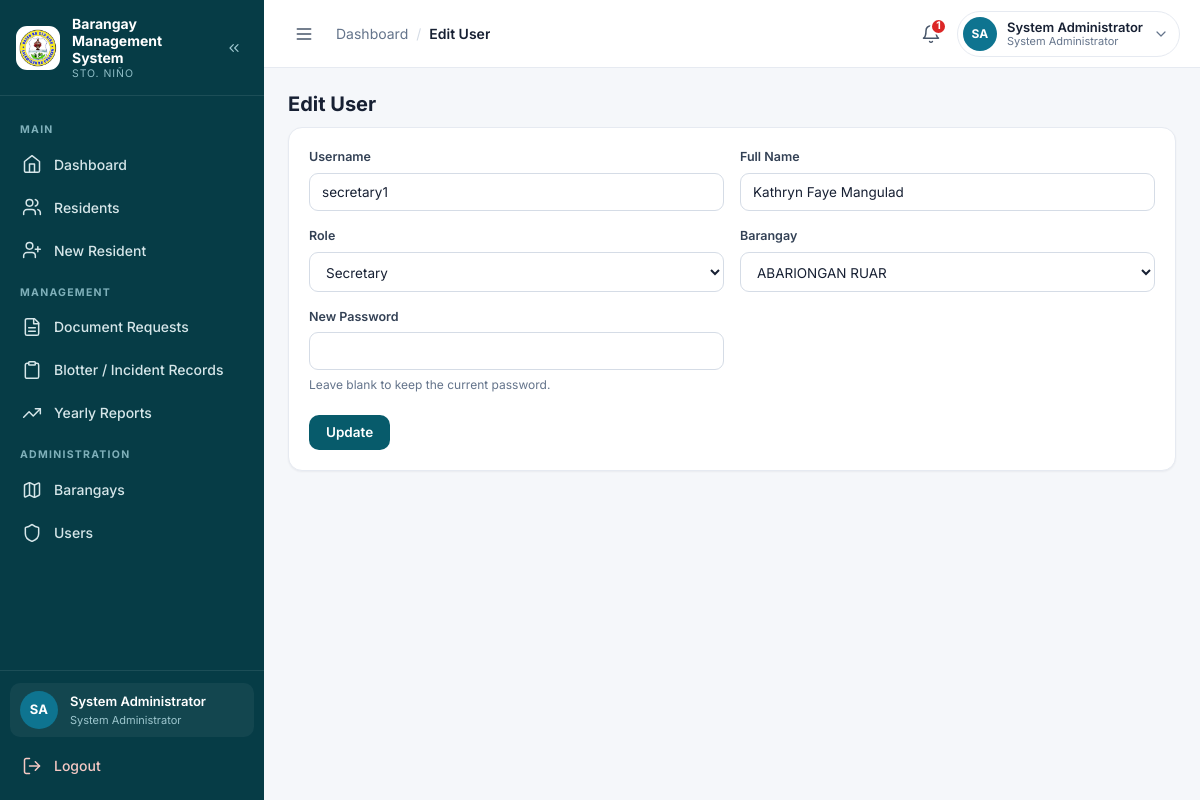
/admin/user_edit.php?id=2 (signed in), run on the app's committed database.
### tables this page shows
CREATE TABLE `users` (
  `id` int(11) NOT NULL AUTO_INCREMENT,
  `username` varchar(100) NOT NULL,
  `email` varchar(255) DEFAULT NULL,
  `password` varchar(255) NOT NULL,
  `full_name` varchar(150) NOT NULL,
  `role` enum('admin','secretary','resident') NOT NULL DEFAULT 'secretary',
  `barangay_id` int(11) DEFAULT NULL,
  `brgy_name` varchar(100) DEFAULT NULL,
  `created_at` timestamp NOT NULL DEFAULT current_timestamp(),
  `status` enum('pending','active','rejected','suspended') NOT NULL DEFAULT 'active',
  `deleted_at` timestamp NULL DEFAULT NULL,
  PRIMARY KEY (`id`),
  UNIQUE KEY `username` (`username`),
  UNIQUE KEY `uq_users_email` (`email`),
  KEY `barangay_id` (`barangay_id`),
  KEY `idx_users_deleted_at` (`deleted_at`),
  CONSTRAINT `users_ibfk_1` FOREIGN KEY (`barangay_id`) REFERENCES `barangays` (`id`)
);

CREATE TABLE `barangays` (
  `id` int(11) NOT NULL AUTO_INCREMENT,
  `barangay_name` varchar(150) NOT NULL,
  `created_at` timestamp NOT NULL DEFAULT current_timestamp(),
  PRIMARY KEY (`id`),
  UNIQUE KEY `barangay_name` (`barangay_name`)
);

### config/config.php (called while the page is built, shortened)
<?php
function e($value) { return htmlspecialchars((string)$value, ENT_QUOTES, 'UTF-8'); }

### admin/user_edit.php (the view, shortened to what this page needs)
<?php
require_once __DIR__ . '/../config/config.php'; require_admin(); $id=(int)($_GET['id']??0);$page_title='Edit User';
$s=$conn->prepare('SELECT * FROM users WHERE id=? AND deleted_at IS NULL');
$s->bind_param('i',$id);$s->execute();
$r=$s->get_result()->fetch_assoc();$s->close();if(!$r)die('User not found.');
$barangays=$conn->query('SELECT id,barangay_name FROM barangays ORDER BY barangay_name');
include BASE_PATH . '/partials/header.php';?>
<h2>Edit User</h2>
<div class="card"><form method="post"><?= csrf_field() ?><div class="form-grid">
    <div><label for="username">Username</label><input id="username" name="username" value="<?=e($r['username'])?>" required></div>
    <div><label for="full_name">Full Name</label><input id="full_name" name="full_name" value="<?=e($r['full_name'])?>" required></div>
    <div>
        <label for="role">Role</label>
        <select id="role" name="role">
            <option value="secretary"<?= $r['role']==='secretary' ? ' selected' : '' ?>>Secretary</option>
        </select>
    </div>
    <div>
        <label for="barangay_id">Barangay</label>
        <select id="barangay_id" name="barangay_id">
            <?php while($b=$barangays->fetch_assoc()): ?>
                <option value="<?= (int)$b['id'] ?>"<?= (int)$r['barangay_id']===(int)$b['id'] ? ' selected' : '' ?>>
                    <?= e($b['barangay_name']) ?>
                </option>
            <?php endwhile; ?>
        </select>
    </div>
    <div>
        <label for="password">New Password</label>
        <input id="password" type="password" name="password" minlength="8" autocomplete="new-password">
        <p class="field-hint">Leave blank to keep the current password.</p>
    </div>
</div><br><button class="btn" type="submit">Update</button></form></div><?php include BASE_PATH . '/partials/footer.php';

### assets/css/style.css (style rules this page uses)
:root { --primary: #075B6B; --primary-700: #054C59; --primary-900: #063C46; --secondary: #0E7490; --accent: #E58B82; --bg: #F5F7FA; --card: #FFFFFF; --text: #172033; --muted: #64748B; --success: #16A34A; --warning: #F59E0B; --danger: #DC2626; --info: #0E7490; --border: #E6EAF1; --border-strong: #D5DCE6; --sidebar-w: 264px; --sidebar-w-collapsed: 78px; --topbar-h: 68px; --radius: 14px; --radius-sm: 10px; --radius-lg: 18px; --shadow-sm: 0 1px 2px rgba(16, 24, 40, .05); --shadow: 0 4px 16px rgba(16, 24, 40, .06); --shadow-md: 0 12px 32px rgba(16, 24, 40, .12); --ring: 0 0 0 3px rgba(14, 116, 144, .18); --font: 'Inter', system-ui, -apple-system, 'Segoe UI', Roboto, Arial, sans-serif; }
*, *::before, *::after { box-sizing: border-box; }
html { -webkit-text-size-adjust: 100%; }
body { margin: 0; font-family: var(--font); background: var(--bg); color: var(--text); font-size: 14px; line-height: 1.5; -webkit-font-smoothing: antialiased; }
h1, h2, h3, h4 { margin: 0 0 10px; color: var(--text); line-height: 1.25; }
h2 { font-size: 20px; font-weight: 700; }
p { margin: 0 0 10px; }
.btn, .btn-primary { display: inline-flex; align-items: center; justify-content: center; gap: 8px; background: var(--primary); color: #fff; border: 1px solid transparent; border-radius: 10px; padding: 10px 16px; font-size: 13.5px; font-weight: 600; text-decoration: none; cursor: pointer; font-family: inherit; line-height: 1; transition: background .15s, box-shadow .15s, transform .05s; }
.card { background: var(--card); border: 1px solid var(--border); border-radius: var(--radius); padding: 20px; box-shadow: var(--shadow-sm); margin-bottom: 18px; min-width: 0; }
label { display: block; font-size: 12.5px; font-weight: 600; color: #334155; margin-bottom: 6px; }
input, select, textarea { width: 100%; padding: 10px 12px; border: 1px solid var(--border-strong); border-radius: 9px; background: #fff; font-size: 13.5px; color: var(--text); font-family: inherit; }
.form-grid { display: grid; grid-template-columns: repeat(2, minmax(0, 1fr)); gap: 16px; }
.field-hint { margin: 6px 0 0; font-size: 12px; color: var(--muted); line-height: 1.45; }

### data on the page
users: username "secretary1", full_name "Kathryn Faye Mangulad", role "Secretary", barangay_id "ABARIONGAN RUAR"

### other printed values
$group "MAIN"
$item['label'] "Dashboard"
$item['label'] "Residents"
$item['label'] "New Resident"
$group "MANAGEMENT"
$item['label'] "Document Requests"
$item['label'] "Blotter / Incident Records"
$item['label'] "Yearly Reports"
$group "ADMINISTRATION"
$item['label'] "Barangays"
$item['label'] "Users"
$initials "SA"
$full_name "System Administrator"
$role_label "System Administrator"
$crumb "Edit User"
